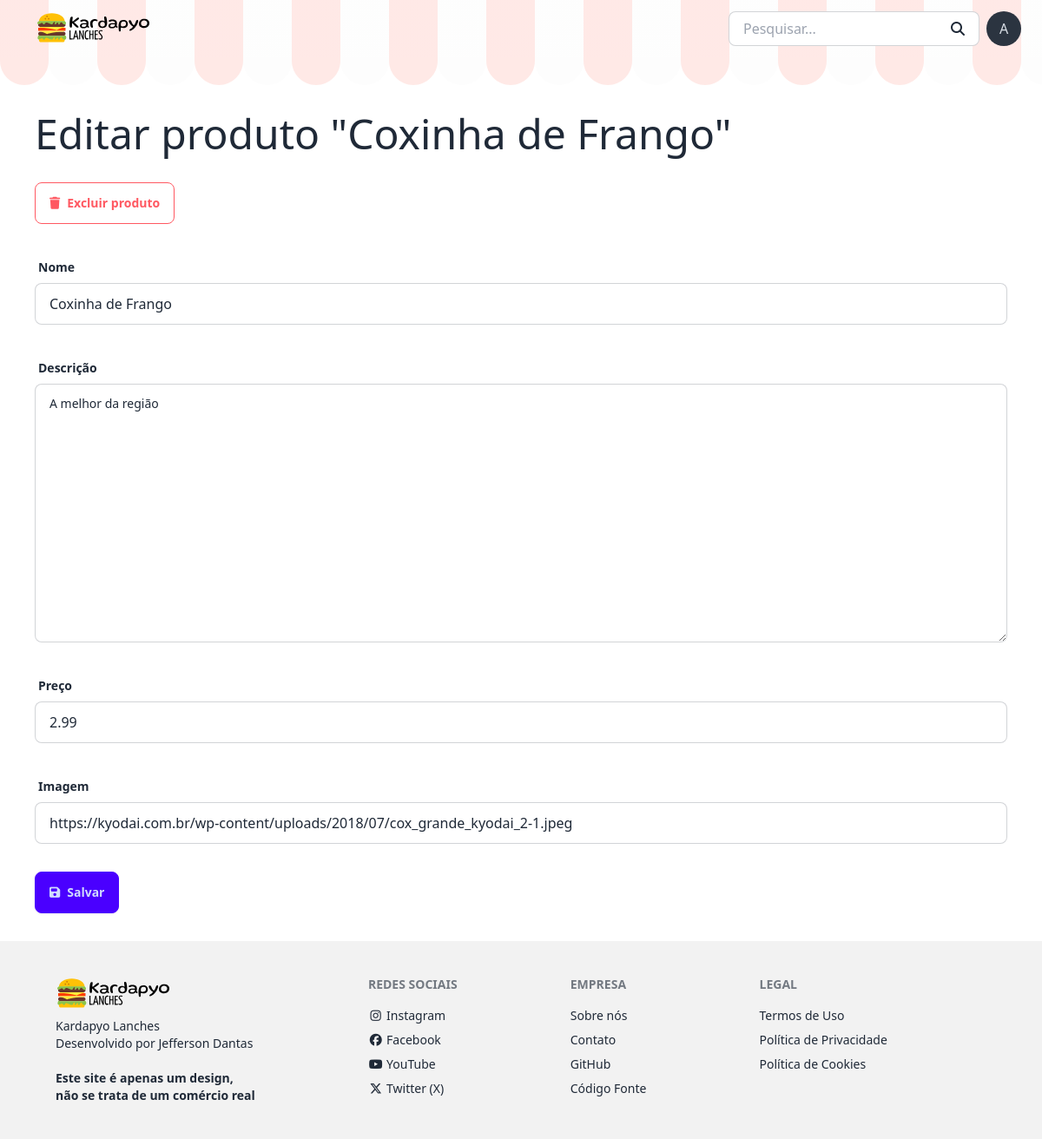
/adm/products/edit/2 (signed in), run on the app's committed database.
### app/models.py (models this page shows, shortened)
class Product(models.Model):
  name = models.CharField(max_length=200, verbose_name="Nome")
  description = models.TextField(verbose_name="Descrição")
  price = models.DecimalField(max_digits=10, decimal_places=2, verbose_name="Preço")
  image = models.URLField(max_length=200, verbose_name="Imagem")
  created_at = models.DateTimeField(auto_now_add=True, verbose_name="Criado em")
  updated_at = models.DateTimeField(auto_now=True, verbose_name="Atualizado em")
  class Meta:
    verbose_name = 'Produto'
    verbose_name_plural = 'Produtos'
    ordering = ['-updated_at']

### app/views.py (the view)
# urls.py: path('adm/products/edit/<int:pk>', ProductEditView.as_view(), name='product_edit'),
class ProductEditView(LoginRequiredMixin, UpdateView):
  model = Product
  form_class = ProductForm
  template_name = 'product-edit.html'
  context_object_name = 'product'
  success_url = '/adm/products'

### app/forms.py
class ProductForm(forms.ModelForm):
  class Meta:
    model = Product
    fields = '__all__'
    widgets = {
      'name': forms.TextInput(attrs={'class': 'input input-bordered w-full', 'autofocus': True}),
      'description': forms.Textarea(attrs={'class': 'textarea textarea-bordered w-full'}),
      'price': forms.NumberInput(attrs={'class': 'input input-bordered w-full'}),
      'image': forms.URLInput(attrs={'class': 'input input-bordered w-full'}),
    }

### app/templates/product-edit.html (shortened to what this page needs)
{% extends 'layouts/main.html' %}
{% block content %}
<main class="container px-4 mt-8 mx-auto max-w-6xl">
  {% if product %}
    <h1 class="text-5xl font-thin mb-8">Editar produto "{{ product.name }}"</h1>
    <label for="delete-modal-{{ product.id }}" class="btn btn-error btn-outline mb-8" tabindex="0">
      <i class="fa-solid fa-trash"></i> Excluir produto
    </label>
  {% else %}
    <h1 class="text-5xl font-thin mb-8">Adicionar novo produto</h1>
  {% endif %}
  <form action="{% if product %}{% url 'product_edit' product.id %}{% else %}{% url 'product_create' %}{% endif %}" method="POST">
    {{ form }}
    <button type="submit" class="btn btn-primary">
      <i class="fa-solid fa-floppy-disk"></i> Salvar
    </button>
  </form>
</main>
{% endblock %}

### app/templates/layouts/main.html (shortened to what this page needs)
{% load static %}
<!DOCTYPE html>
<html lang="pt-BR" data-theme="light">
<head>
  <script src="https://cdn.tailwindcss.com"></script>
  <link href="https://cdn.jsdelivr.net/npm/daisyui@4.11.1/dist/full.min.css" rel="stylesheet" type="text/css" />
  <link rel="stylesheet" href="https://cdnjs.cloudflare.com/ajax/libs/font-awesome/6.5.2/css/all.min.css" />
  <link rel="stylesheet" href="{% static 'css/global.css' %}" />
  <link rel="stylesheet" href="{% static 'css/index.css' %}" />
</head>
<body>
  {% include 'partials/navbar.html' %}
  {% block content %}{% endblock %}
  {% include 'partials/footer.html' %}
</body>
</html>

### app/templates/partials/navbar.html (shortened to what this page needs)
{% load static %}
<nav class="navbar bg-base-100">
  <div class="container mx-auto max-w-6xl">
    <div class="flex-1">
      <a href="{% url 'home' %}" class="btn btn-ghost text-xl">
        <img src="{% static 'img/logo.svg' %}" alt="Logo" class="h-10" />
      </a>
    </div>
    <div class="flex gap-2 items-center">
      <form action="/search" method="GET">
        <label class="input input-bordered flex items-center gap-2 h-10 w-36 md:w-auto">
          <input type="text" name="q" placeholder="Pesquisar..." class="search w-full" required {% if search %}value="{{ search }}" autofocus{% endif %} />
          <button type="submit" class="fa-solid fa-magnifying-glass"></button>
        </label>
      </form>
      {% if user.is_authenticated %}
        <div class="dropdown dropdown-end">
          <div class="avatar placeholder" tabindex="0" role="button">
            <div class="bg-neutral text-neutral-content rounded-full w-10">
              <span>{{ user.get_short_name | upper | make_list | first }}</span>
            </div>
          </div>
      {% else %}
        <a href="{% url 'login' %}" class="btn btn-ghost btn-sm">Entrar</a>
      {% endif %}
    </div>
  </div>
  </div>
</nav>
<div class="detalhe"></div>

### app/templates/partials/form-snippet.html (shortened to what this page needs)
{% for field in form %}
  <label for="{{ field.id_for_label }}" class="form-control w-full mb-4">
    <div class="label font-bold">
      <span class="label-text">{{ field.label }}</span>
    </div>
    {{ field }}
    <div class="label">
    </div>
  </label>
{% endfor %}

### app/templates/partials/footer.html
{% load static %}
<div class="bg-base-200">
  <footer class="footer p-10 text-base-content mt-8 container mx-auto max-w-6xl">
    <aside>
      <img src="{% static 'img/logo.svg' %}" alt="Logo" class="h-10" />
      <p>
        Kardapyo Lanches
        <br />
        Desenvolvido por Jefferson Dantas
        <br />
        <br />
        <b>Este site é apenas um design,<br />
          não se trata de um comércio real</b>
      </p>
    </aside>
    <nav>
      <h6 class="footer-title">Redes sociais</h6>
      <a class="link link-hover"><i class="fa-fw fa-brands fa-instagram"></i> Instagram</a>
      <a class="link link-hover"><i class="fa-fw fa-brands fa-facebook"></i> Facebook</a>
      <a class="link link-hover"><i class="fa-fw fa-brands fa-youtube"></i> YouTube</a>
      <a class="link link-hover"><i class="fa-fw fa-brands fa-x-twitter"></i> Twitter (X)</a>
    </nav>
    <nav>
      <h6 class="footer-title">Empresa</h6>
      <a target="_blank" href="https://jeffersondantas.vercel.app" class="link link-hover">Sobre nós</a>
      <a target="_blank" href="https://www.linkedin.com/in/jose-jefferson" class="link link-hover">Contato</a>
      <a target="_blank" href="https://github.com/josejefferson" class="link link-hover">GitHub</a>
      <a target="_blank" href="https://github.com/josejefferson/kardapyo" class="link link-hover">Código Fonte</a>
    </nav>
    <nav>
      <h6 class="footer-title">Legal</h6>
      <a class="link link-hover">Termos de Uso</a>
      <a class="link link-hover">Política de Privacidade</a>
      <a class="link link-hover">Política de Cookies</a>
    </nav>
  </footer>
</div>

### app/static/css/global.css (style rules this page uses)
html { scroll-behavior: smooth; }

### app/static/css/index.css (style rules this page uses)
.navbar { background-image: linear-gradient(to right, #ff594622, #ff594622 56px, #f1f3f222 56px, #f1f3f222); background-size: 112px 100%; }
.detalhe { background-image: url('/static/img/detalhe.svg'); background-repeat: repeat-x; height: 32px; }

### data on the page
Product: name "Coxinha de Frango", form "Coxinha de Frango" "A melhor da região" "2.99" "https://kyodai.com.br/wp-content/uploads/2018/07/cox_grande_kyodai_2-1.jpeg"

### other printed values
{{ user.get_short_name | upper | make_list | first }} "A"
{{ field.label }} "Nome" "Descrição" "Preço" "Imagem"
